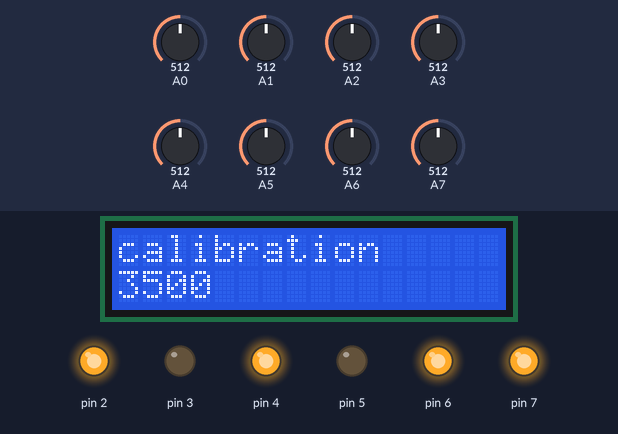
A sketch run on a simulated Arduino Nano, built with avr-gcc and run on an emulated ATmega328P. Shown: 16×2 character LCD, output pins drawn as LEDs (lit = HIGH). The test bench sets the inputs (shaded band); at power-on: A0 = 512, A1 = 512, A2 = 512, A4 = 512, A3 = 512, A5 = 512, A6 = 512, A7 = 512. What the sketch prints to the serial monitor is not drawn.

Above: at 9.8 s.
9.9 s: A0 set to 716
At 10.6 s:
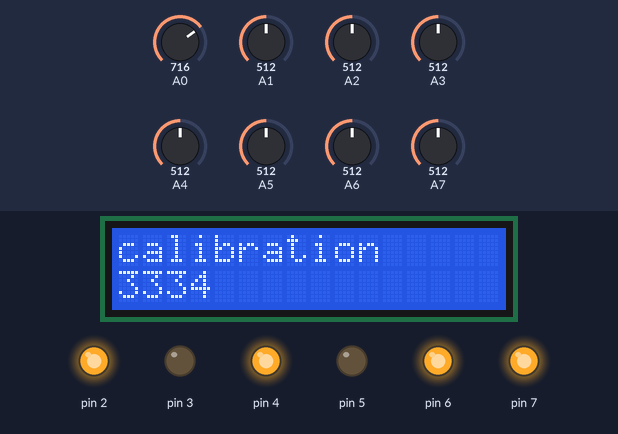
11.4 s: A1 set to 716
At 12.0 s:
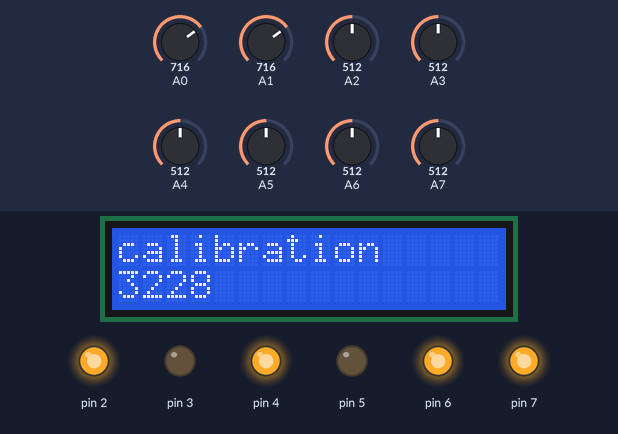
12.9 s: A2 set to 716
At 14.1 s:
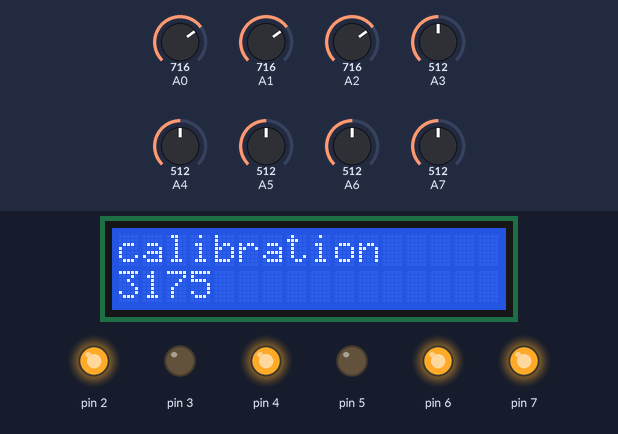
14.4 s: A4 set to 716
At 15.3 s:
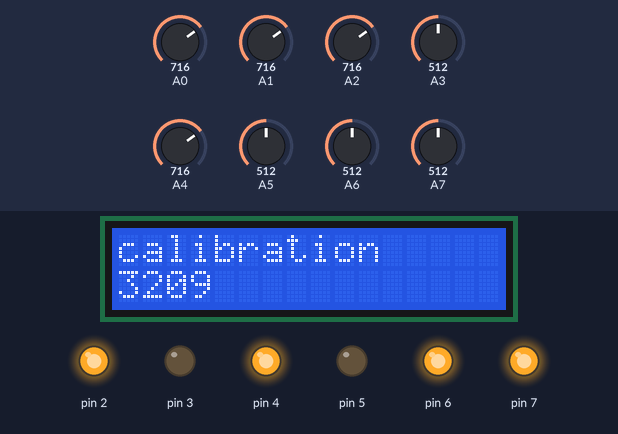
15.9 s: A3 set to 716
At 16.4 s:
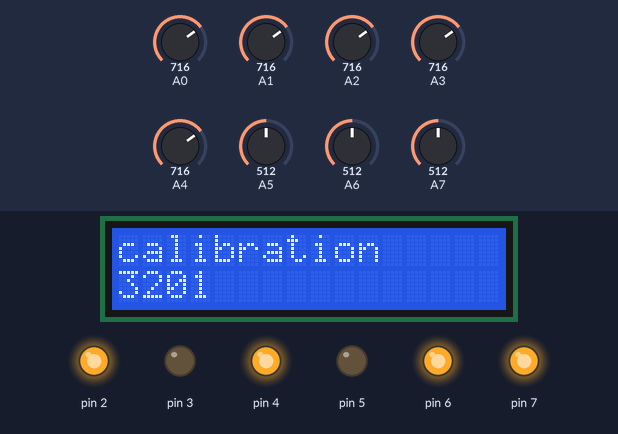
17.4 s: A5 set to 716
At 18.7 s:
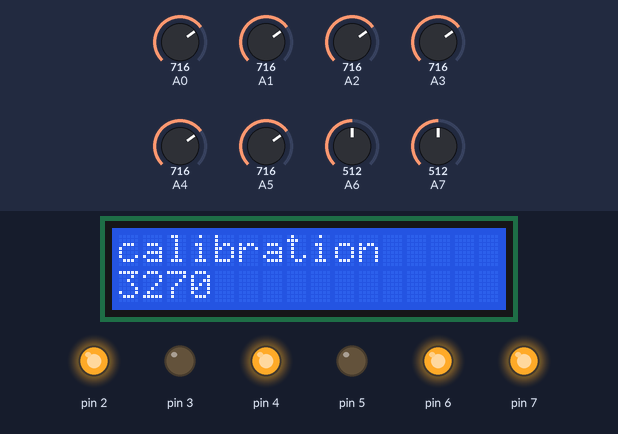
Timing chart, 0 to 19.9 s (numbered marks = the images above; inputs shaded):
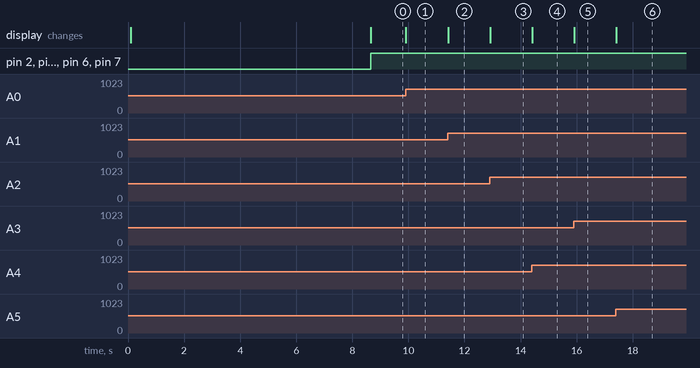

The sketch:

BlinkingCursor.ino
```cpp
#include <Wire.h>
#include <LiquidCrystal_I2C.h>
#include <QTRSensors.h>


#define Kp 0.1 // experiment to determine this, start by something small that just makes your bot follow the line at a slow speed
#define Kd 0.1 // experiment to determine this, slowly increase the speeds and adjust this value. ( Note: Kp < Kd)
#define rightMaxSpeed 510 // max speed of the robot
#define leftMaxSpeed 510 // max speed of the robot
#define rightBaseSpeed 500 // this is the speed at which the motors should spin when the robot is perfectly on the line
#define leftBaseSpeed 500  // this is the speed at which the motors should spin when the robot is perfectly on the line

#define NUM_SENSORS  8     // number of sensors used
#define TIMEOUT       4  // waits for 2500 us for sensor outputs to go low
#define EMITTER_PIN   10     // emitter is controlled by digital pin 2

QTRSensorsAnalog qtrrc((unsigned char[]) { A0, A1, A2, A3, A4, A5,A6,A7} ,NUM_SENSORS, TIMEOUT, EMITTER_PIN); // sensor connected through analog pins A0 - A5 i.e. digital pins 14-19


int position;

// Set the LCD address to 0x27 for a 16 chars and 2 line display
LiquidCrystal_I2C lcd(0x27, 16, 2);

void print_display(){
   lcd.setCursor(0, 1);
   lcd.print(position);
  }
void motor_setup(){
  for(int i=2;i<8;i++)
    pinMode(i,OUTPUT);
}
void motor1_left(int pwm){
    digitalWrite(3, 1);
    digitalWrite(4, 0);
    analogWrite(2, pwm);
}
void motor1_right(int pwm){
    digitalWrite(3, 0);
    digitalWrite(4, 1);
    analogWrite(2, pwm);
}
void motor2_right(int pwm){
    digitalWrite(5, 1);
    digitalWrite(6, 0);
    analogWrite(7, pwm);
}
void motor2_left(int pwm){
    digitalWrite(5, 0);
    digitalWrite(6, 1);
    analogWrite(7, pwm);
}
void motor(int pwm1, int pwm2 ){
  // motor 1 (0-254) backward, (255) stop, (256-510) forward
  if(pwm1 < 255 && pwm1 >=0){
    motor1_left(pwm1);
  }else if(pwm1>255 && pwm1 <= 510){
    pwm1 -= 255;
    motor1_right(pwm1);
  }else if(pwm1 == 255){
    motor1_left(0);
  }
  // motor 2 (0-254) backward, (255) stop, (256-510) forward
  if(pwm2 < 255 && pwm2 >=0){
    motor2_right(pwm2);
  }else if(pwm2>255 && pwm2 <= 510){
    pwm2 -= 255;
    motor2_left(pwm2);
  }else if(pwm1 == 255){
    motor2_left(0);
  }
}

void setup()
{
  motor_setup();
  Serial.begin(9600);
	// initialize the LCD
	lcd.begin();
  for(int counter=0;counter<100;counter++){
     qtrrc.calibrate();
     lcd.setCursor(0, 0);
     lcd.print("calibration");
     delay(50);
    }
}

void loop()
{
  int lastError =0;
	while (1) {
		 unsigned int sensors[8];
     position = qtrrc.readLine(sensors);

		 int error = position - 3500;

		 int motorSpeed = Kp * error + Kd * (error - lastError);
     lastError = error;

     int rightMotorSpeed = rightBaseSpeed + motorSpeed;
     int leftMotorSpeed = leftBaseSpeed - motorSpeed;

     if (rightMotorSpeed > rightMaxSpeed ) rightMotorSpeed = rightMaxSpeed; // prevent the motor from going beyond max speed
     if (leftMotorSpeed  > leftMaxSpeed ) leftMotorSpeed = leftMaxSpeed; // prevent the motor from going beyond max speed
     if (rightMotorSpeed  < 0) rightMotorSpeed = 0; // keep the motor speed positive
     if (leftMotorSpeed   < 0) leftMotorSpeed = 0; // keep the motor speed positive

     Serial.println(rightMotorSpeed);
     Serial.println(leftMotorSpeed);
     motor(rightMotorSpeed,leftMotorSpeed);

     print_display();
	}
}
```

Measured:
- after the input at 9.9 s, the display: changes at once (image 1)
- after the input at 11.4 s, the display: changes at once (image 2)
- after the input at 12.9 s, the display: changes at once (image 3)
- after the input at 14.4 s, the display: changes at once (image 4)
- after the input at 15.9 s, the display: changes at once (image 5)
- after the input at 17.4 s, the display: changes at once (image 6)
